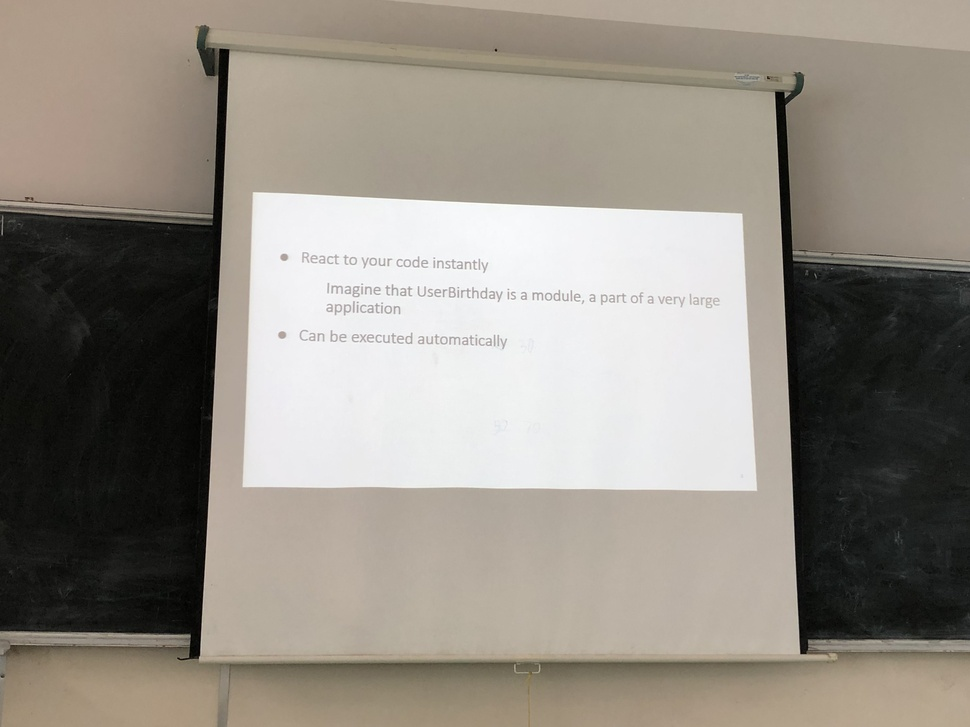
#> input picture images/some_image.jpg, 970 x 727 px, shrunk from 4032 x 3024 before the run
$ python -i simple.py   (imports and definitions only)   (older library calls are emulated)
#> lines starting #> are read from the running program, lines starting #| are printed output that depends on the picture; after the words box and inside, x2 and y2 are one past the last pixel; in counts of white or black regions, pixels touching at a corner belong together
#> further down, picture is the input picture: shape (727, 970, 3); mean B, G, R 132.3, 141.3, 147.4
### text_recognition.py
import numpy as np
import timeit
from sklearn import svm
from sklearn.neural_network import MLPClassifier
import struct       #modun dung de dinh dạng ban ghi nhi phan , giai nen du lieu #https://www.geeksforgeeks.org/struct-module-python/
import pickle
from skimage import io  # pip install scikit-image
import cv2
from PIL import ImageEnhance, Image

# TRAIN_ITEMS = 112799
# TEST_ITEMS = 18799

TRAIN_ITEMS = 1300
TEST_ITEMS = 1300

# train-images-idx3-ubyte: đào tạo tập hình ảnh
# đào tạo-nhãn-idx1-ubyte: nhãn tập huấn luyện
# t10k-images-idx3-ubyte: kiểm tra tập hình ảnh
# t10k-labels-idx1-ubyte: nhãn thiết lập thử
#Tập huấn luyện có 60000, bài kiểm tra 10000

######################################## Rotate 90 ################################################
HEIGHT = 28
WIDTH =28
# [213 lines left out: functions rotate, loadMnistData, train_model_SVM, train_model_NN, set_score, set_predictions and 3 more, not called in this run]

##################################### Convert Image Color to Gray resize #####################################


def image_color_to_gray_size(imageSimple, signal):
    # cv2.imshow("filename",filename )
    img = binarize_image(imageSimple, 200)

    img = cv2.resize(img,(28, 28))

    img = np.expand_dims(img, axis=0)
    img = np.expand_dims(img, axis=3)

    logo = img

    if type(img) is str:
        logo = io.imread(img, as_grey=True)
    print("Load Model")
    classifier = pickle.load(open("AlphabetModel_FromHienDataset_NN", 'rb'))

    # logo = logo.reshape((logo.shape[0]*3, 28, 28))
    # logo = np.arange(2352).reshape(1,28, 28 )

    logo_train = (logo).reshape(1, -1)

    total_pixel = 28*28
    logo_train_chia = [[0 for _ in range(total_pixel)]]

    for i in range(total_pixel):
        logo_train_chia[0][i] = logo_train[0][i] / 256

    # show_image(logo)

    result = classifier.predict(logo_train_chia)[0]

    # print("The predicted letter is :")

    # Xử lý chữ i
    if(signal == 'no'):
        alphabet = ["a", "b", "c", "d", "e", "f", "g", "h", "i", "j", "k", "l", "m", "n", "o", "p", "q", "r", "s", "t", "u", "v", "w", "x", "y", "z", "rf", "rt"]
        # print(alphabet[result- 1])
        writeListToTextFile(alphabet[result- 1],'result.txt', 'a')
    elif(signal == 'yes'):
        # print("i")
        writeListToTextFile("i",'result.txt', 'a')
    elif(signal == 'double'):
        # print("")
        writeListToTextFile("",'result.txt', 'a')


def binarize_image(imageSimple, threshold):
    """Binarize an image."""
    image_file = Image.fromarray(imageSimple)
    image_file = ImageEnhance.Contrast(image_file).enhance(3.5)
    image = image_file.convert('L')  # convert image to monochrome
    image = np.array(image)
    image = binarize_array(image, threshold)
    return image

def binarize_array(numpy_array, threshold=200):
    """Binarize a numpy array."""
    # print(">>>>>>>" + str(numpy_array[0][0][0]))
    for i in range(len(numpy_array)):
        for j in range(len(numpy_array[0])):
            if numpy_array[i][j]> threshold:
                numpy_array[i][j]  = 0
            else:
                numpy_array[i][j]  = 255
    # img = cv2.resize(numpy_array,(28, 28))
    return numpy_array


# [6 lines left out: function writeListToTextFile, not called in this run]


def signalToTheEndOfAWord(signal):
    if(signal == 'end'):
        writeListToTextFile(' ', 'result.txt', 'a')


# [54 lines of commented-out code are left out]

### simple.py
# https://stackoverflow.com/questions/50431647/how-to-detect-symbols-on-a-image-and-save-it
# https://stackoverflow.com/questions/44601734/cv2-findcontours-not-able-to-detect-contours

import cv2
import numpy as np
from text_recognition import image_color_to_gray_size
from imutils import contours


def simple(img):
    # img = cv2.imread('./images/croped-75.8153573485758274.19087879578598.jpg')

    (origHeight, origWidth) = img.shape[:2]
#> origHeight = 727; origWidth = 970

    img = cv2.resize(img, (origWidth * 3, origHeight * 3))
    #--- create a blank image of the same size for storing the green rectangles (boundaries) ---
    black = np.zeros_like(img)

    #--- convert your image to grayscale and apply a threshold ---
    gray = cv2.cvtColor(img, cv2.COLOR_BGR2GRAY)
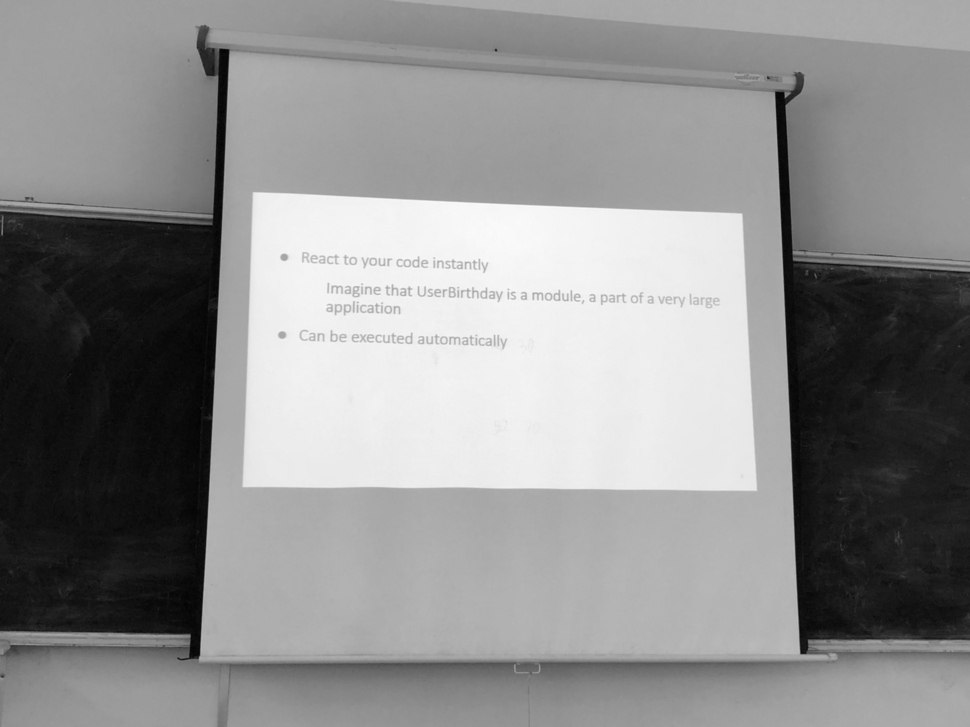
#> gray: shape (2181, 2910) (shown at 1/3 size); min 0, max 255, mean 142
    # Nếu giá trị pixel lớn hơn giá trị ngưỡng, nó được gán một giá trị (có thể là màu trắng), nếu không, nó được gán giá trị khác (có thể là màu đen)
    # ret2, th2 = cv2.threshold(gray, 0, 255, cv2.THRESH_BINARY + cv2.THRESH_OTSU)
    # ret2, th2 = cv2.threshold(gray, 127, 255, cv2.THRESH_BINARY_INV)

    ret2, th2 = cv2.threshold(gray, 0, 255, cv2.THRESH_OTSU + cv2.THRESH_BINARY_INV)
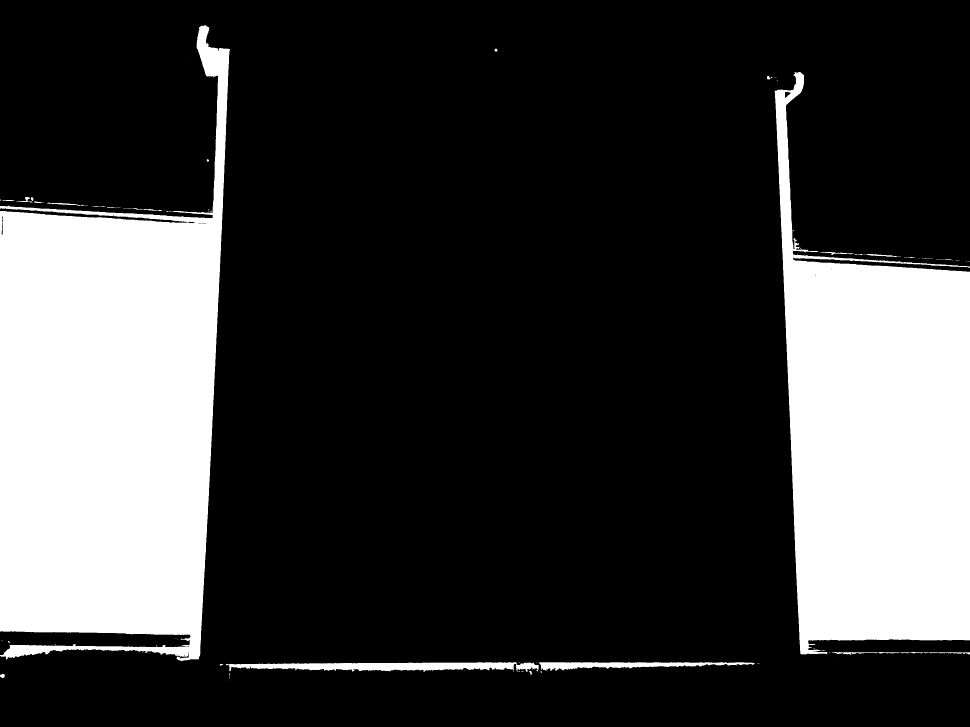
#> th2: shape (2181, 2910) (shown at 1/3 size); 23.5% white; 68 white regions (42 under 20 px), largest, box (x1, y1, x2, y2) and area: (0, 76, 690, 1983) 834558, (2324, 216, 2910, 1963) 626362, (677, 1986, 1616, 2015) 17424
#> ret2 = 101


    #--- perform morphological operation to ensure smaller portions are part of a single character ---
    # https://opencv-python-tutroals.readthedocs.io/en/latest/py_tutorials/py_imgproc/py_morphological_ops/py_morphological_ops.html
    # kernel = cv2.getStructuringElement(cv2.MORPH_RECT, (5, 5))
    kernel = cv2.getStructuringElement(cv2.MORPH_ELLIPSE, (1, 8))
    threshed = cv2.morphologyEx(th2, cv2.MORPH_OPEN, kernel)
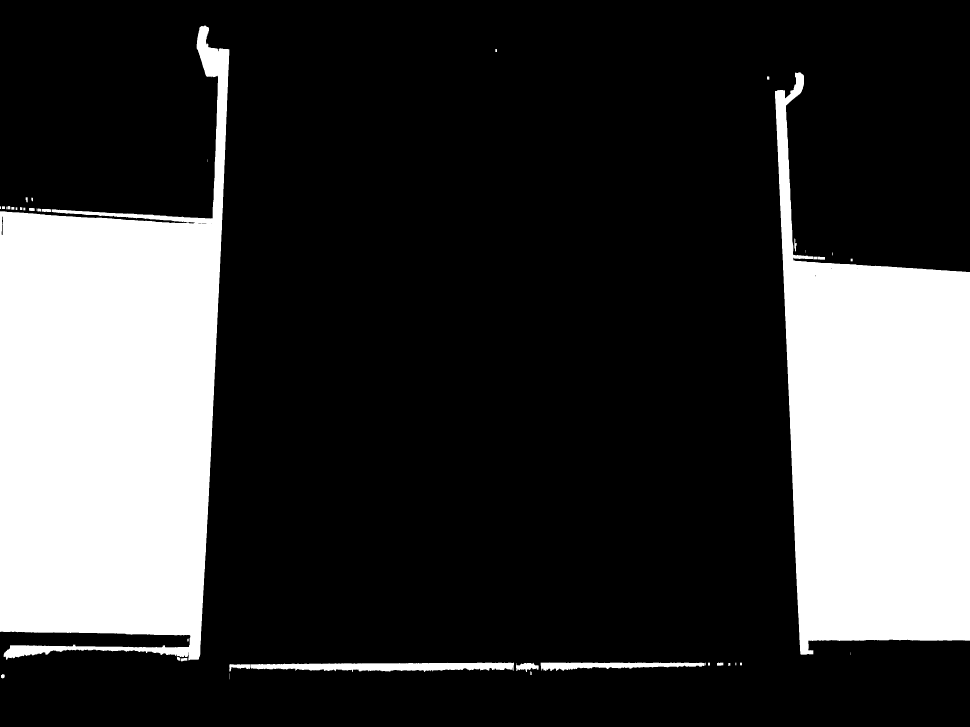
#> threshed: shape (2181, 2910) (shown at 1/3 size); 23.4% white; 43 white regions (9 under 20 px), largest, box (x1, y1, x2, y2) and area: (0, 77, 688, 1981) 832159, (2325, 217, 2910, 1964) 622805, (752, 1988, 1542, 2016) 15437
    threshed = cv2.dilate(th2, kernel, iterations=2)
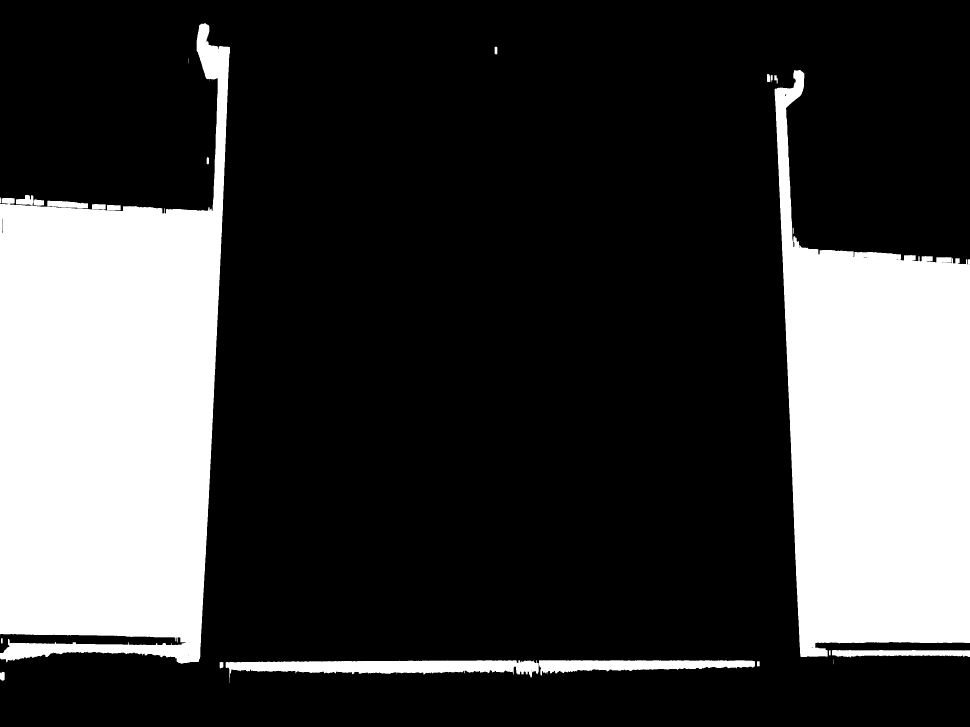
#> threshed: shape (2181, 2910) (shown at 1/3 size); 24.8% white; 21 white regions (2 under 20 px)

    #--- find contours ---
    # Contours, Hierarchy = cv2.findContours(threshed, cv2.RETR_EXTERNAL, cv2.CHAIN_APPROX_NONE)
    # https://docs.opencv.org/master/d4/d73/tutorial_py_contours_begin.html
    # Nếu bạn vượt qua cv.CHAIN_APPROX_NONE, tất cả các điểm biên được lưu trữ. Nhưng thực sự chúng ta cần tất cả các điểm? Ví dụ, bạn đã tìm thấy đường viền của một đường thẳng. Bạn có cần tất cả các điểm trên dòng để đại diện cho dòng đó? Không, chúng tôi chỉ cần hai điểm cuối của dòng đó. Đây là những gì cv.CHAIN_APPROX_SIMPLE làm. Nó loại bỏ tất cả các điểm dư thừa và nén đường viền, do đó tiết kiệm bộ nhớ.
    # cv.CHAIN_APPROX_NONE (734 điểm) và hình ảnh thứ hai hiển thị điểm có cv.CHAIN_APPROX_SIMPLE (chỉ 4 điểm).
    Contours, Hierarchy = cv2.findContours(threshed, cv2.RETR_EXTERNAL, cv2.CHAIN_APPROX_NONE)
#> Contours = 21 contours, 3 with area under 20; largest, box (x1, y1, x2, y2) and area: (0, 70, 690, 1991) 862223, (2324, 210, 2910, 1972) 646950, (677, 1980, 1616, 2049) 29869, (1617, 1980, 2265, 2026) 16846, (2496, 1950, 2910, 1972) 6536
    print("Sắp xếp")
    Contours = contours.sort_contours(Contours, method="left-to-right")[0]
    # cv2.drawContours(img, Contours, -1, (0,255,0), 3)


    mask = np.zeros(th2.shape, dtype=np.uint8)


    textRecognition = img.copy()

    checkPositionOfI = 0
    countCharacter = 0
    for idx in range(len(Contours)):
        [X, Y, W, H] = cv2.boundingRect(Contours[idx])
        mask[Y:Y+H, X:X+W] = 0
        cv2.drawContours(mask, Contours, idx, (255, 255, 255), -1)
        r = float(cv2.countNonZero(mask[Y:Y+H, X:X+W])) / (W * H)

        if r > 0.45 and W > 9 and H > 9:
            countCharacter = countCharacter + 1
            if(idx > 0):
                if(cv2.boundingRect(Contours[idx])[0] == cv2.boundingRect(Contours[idx-1])[0]):
                    checkPositionOfI = countCharacter - 1
#> this loop made 21 passes
#> (X, Y, W, H, r, checkPositionOfI) on pass 3: (0, 70, 690, 1921, 0.653, 1)
#> (X, Y, W, H, r) on passes 1, 2, 4, 5, 6, 7: (0, 2015, 14, 27, 0.87), (0, 592, 3, 18, 0.944), (3, 1915, 5, 15, 1), (48, 585, 52, 31, 0.681), (101, 598, 31, 19, 0.874), (565, 175, 1, 15, 1)
#> mask: shape (2181, 2910); 24.8% white; 20 white regions (3 under 20 px), largest, box (x1, y1, x2, y2) and area: (0, 70, 690, 1991) 865779, (2324, 210, 2910, 1972) 649517, (677, 1980, 1616, 2049) 30986
#> after the loop, countCharacter = 11

    countCharacter = 0
    for idx in range(len(Contours)):

        #--- select contours above a certain area ---
        # if cv2.contourArea(contour) > 100:

        #--- store the coordinates of the bounding boxes ---
        [X, Y, W, H] = cv2.boundingRect(Contours[idx])
#> X = 0; Y = 2015; W = 14; H = 27


        mask[Y:Y+H, X:X+W] = 0
        cv2.drawContours(mask, Contours, idx, (255, 255, 255), -1)
        r = float(cv2.countNonZero(mask[Y:Y+H, X:X+W])) / (W * H)
#> r = 0.87

        if r > 0.45 and W > 9 and H > 9:
            countCharacter = countCharacter + 1
            #--- cut
            img_crop_simple = img[Y : Y + H, X : X + W]

            #--- draw those bounding boxes in the actual image as well as the plain blank image ---

            cv2.rectangle(textRecognition, (X, Y), (X + W, Y + H), (0,0,255), 2)

            # cv2.rectangle(black, (X, Y), (X + W, Y + H), (0,255,0), 2)

            # cv2.imshow('img_crop_simple', img_crop_simple)

            if  (checkPositionOfI != 0):
                if(countCharacter == checkPositionOfI):
                    image_color_to_gray_size(img_crop_simple, 'yes')
#> the loop in binarize_array, `for i in range(len(numpy_array)):` made 27 passes
#> in image_color_to_gray_size, `img = cv2.resize(img,(28, 28))`:
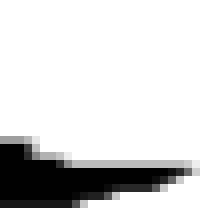
#> img: shape (28, 28) (shown 8 times larger); min 0, max 255, mean 219.3
                elif(countCharacter == checkPositionOfI + 1):
                    image_color_to_gray_size(img_crop_simple, 'double')
                else:
                    image_color_to_gray_size(img_crop_simple, 'no')
            else:
                image_color_to_gray_size(img_crop_simple, 'no')


            # [10 lines of commented-out code are left out]

>>> import cv2
>>> picture = cv2.imread('images/some_image.jpg')
#> (the run stopped early here; a loop or call above may not have finished)
